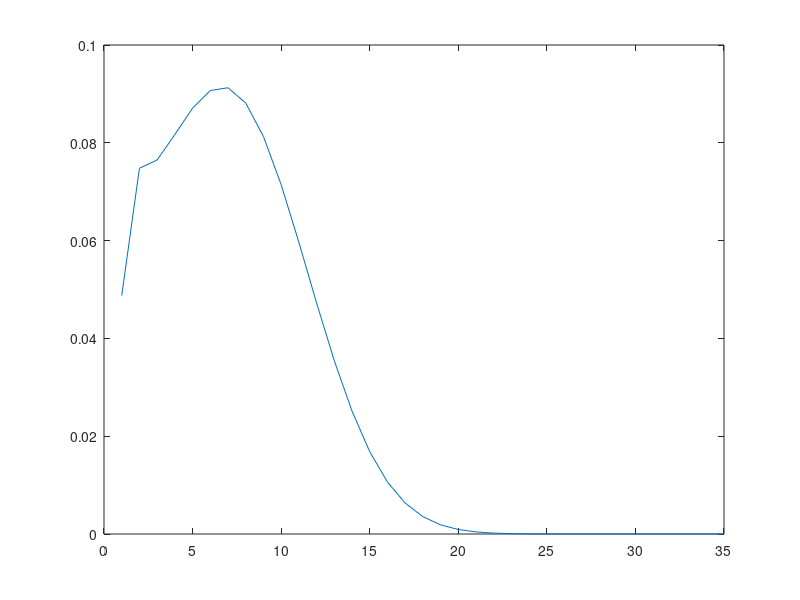

MATLAB code for this plot:

clear

M = ones(); %rand(4, 4);
M2 = M .* (1 - eye(4));

Q1 = M2 - diag(sum(M2, 2))

Q2 =  [ -1.088     0.8548     0.1605    0.07264
    0.3002     -1.214     0.6288     0.2845
    0.1577     0.3485     -1.482     0.9758
   0.09365      0.207     0.9574     -1.258 ];

Q = Q2;

t = 0.4532;

i = 1;

[Qevec, Qeval] = eig(Q);

Qevec * Qeval * inv(Qevec);

eval_ = diag(Qeval)

QevecI = inv(Qevec);

scaled = exp(diag(Qeval)*t);
scaled = scaled .* Qevec(i, :)';
prob_vec = QevecI' * scaled

sum(prob_vec)

res1 = Qevec * diag(exp(diag(Qeval)*t)) * QevecI;
res = expm(Q*t);

pi =[ 0.04875     0.0748    0.07648     0.0817    0.08708    0.09069 ...
    0.09126    0.08813     0.0813    0.07144    0.05966    0.04725   ...
 0.03544    0.02514    0.01684    0.01064   0.006336   0.003548  ...
 0.001867  0.0009212  0.0004256  0.0001838  7.401e-05  2.773e-05  ...
9.641e-06  3.102e-06  9.201e-07  2.507e-07  6.246e-08  1.416e-08  ...
2.901e-09  5.336e-10  8.731e-11  1.257e-11  1.571e-12  1.675e-13  ...
1.487e-14  1.051e-15  4.546e-17  -8.64e-18 ];

pi = [ 0.04875     0.0748    0.07648     0.0817    0.08708    0.09069    0.09126    0.08813     0.0813    0.07144    0.05966    0.04725    0.03544    0.02514    0.01684    0.01064   0.006336   0.003548   0.001867  0.0009212  0.0004256  0.0001838  7.401e-05  2.773e-05  9.641e-06  3.102e-06  9.201e-07  2.507e-07  6.246e-08  1.416e-08  2.901e-09  5.336e-10  8.731e-11  1.257e-11  1.543e-12 ];


%pi = [0.0005412   0.001151   0.002078   0.003506    0.00567   0.008846    0.01332    0.01936    0.02711     0.0365    0.04718    0.05846    0.06932    0.07855    0.08494    0.08756    0.08594    0.08025    0.07125    0.06011    0.04817    0.03667    0.02651    0.01822     0.0119   0.007393   0.004373   0.002466   0.001326  0.0006817  0.0003352   0.000158  7.144e-05  3.106e-05    1.3e-05  5.245e-06  2.037e-06  7.566e-07  2.623e-07  7.713e-08];

plot(pi);